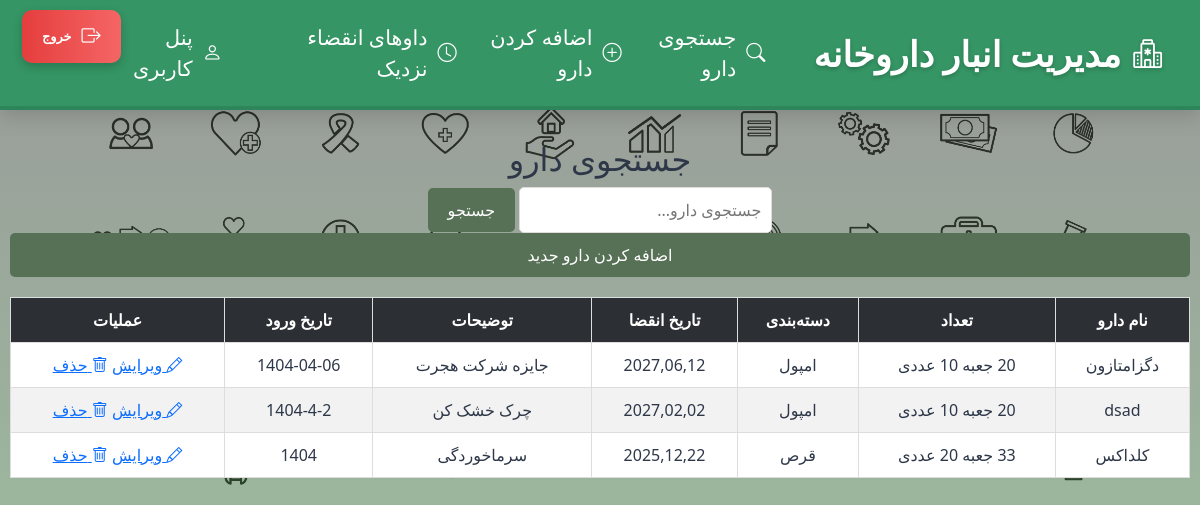
/search-drug (signed in), run on the app's committed database.
### index_module/models.py (models this page shows, shortened)
class Drugs(models.Model):
    name = models.CharField(max_length=200, verbose_name='نام دارو')
    category = models.CharField(max_length=200, verbose_name='دسته بندی دارو', null=True, blank=True)
    expiration_date = models.DateField(verbose_name='تاریخ انقضا دارو', null=True, blank=True)
    number = models.CharField(max_length=200 , verbose_name='تعداد دارو')
    description = models.CharField(max_length=400, verbose_name='توضیحات برای این دارو', null=True, blank=True)
    date_in_warehouse = models.CharField(max_length=200,verbose_name='تاریخ ورود دارو به انبار', null=True, blank=True)
    user = models.ForeignKey(settings.AUTH_USER_MODEL, on_delete=models.CASCADE, related_name='drugs', null=True)
    class Meta:
        verbose_name = 'داروها'
        verbose_name_plural = 'داروهای داروخانه'

### index_module/views.py (the view)
# urls.py: path('search-drug' , views.SearchDrugView.as_view() , name = 'search_drug'),
class SearchDrugView(LoginRequiredMixin, ListView):
    model = Drugs
    template_name = 'index_module/search_medicine.html'
    context_object_name = 'medicines'
    paginate_by = 5
    def get_queryset(self):
        query = self.request.GET.get('medicine_name', '')
        if query:
            objects = Drugs.objects.filter(name__icontains=query, user=self.request.user)
        else:
            objects = Drugs.objects.filter(user=self.request.user)
        return objects
    def get_context_data(self, **kwargs):
        context = super().get_context_data(**kwargs)
        context['search_query'] = self.request.GET.get('medicine_name', '')
        if context['search_query'] and len(self.get_queryset()) == 0:
            context['is_empty'] = True
        return context

### index_module/templates/index_module/search_medicine.html (shortened to what this page needs)
{% extends 'shared/base.html' %}
{% load static %}
{% block content %}
    <div class="table-container">
        <h2>جستجوی دارو</h2>
        <form method="get">
            <div>
                <input type="text" name="medicine_name" placeholder="جستجوی دارو..." value="{{ search_query }}" style="padding: 10px; border: 1px solid #ddd; border-radius: 5px; flex: 1;">
                <button type="submit" style="background: #577157; border: none; padding: 10px 20px; border-radius: 5px; color: #ffffff; transition: all 0.3s ease;">جستجو</button>
            </div>
        </form>
        <a href="{% url 'add_drug' %}" style="background: #577157; border: none; padding: 10px 20px; border-radius: 5px; color: #ffffff; text-decoration: none; transition: all 0.3s ease; display: block; margin-bottom: 20px;">اضافه کردن دارو جدید</a>
        {% if medicines %}
            <table>
                <thead>
                    <tr>
                        <th>نام دارو</th>
                        <th>تعداد</th>
                        <th>دسته‌بندی</th>
                        <th>تاریخ انقضا</th>
                        <th>توضیحات</th>
                        <th>تاریخ ورود</th>
                        <th>عملیات</th>
                    </tr>
                </thead>
                <tbody>
                    {% for medicine in medicines %}
                       <tr>
                            <td title="{{ medicine.name }}">{{ medicine.name|truncatechars:15}}</td>
                            <td title="{{ medicine.number }}">{{ medicine.number|truncatechars:15 }}</td>
                            <td title="{{ medicine.category }}">{{ medicine.category|default:"دسته بندی ندارد"|truncatechars:15 }}</td>
                            <td title="{{ medicine.expiration_date }}">{{ medicine.expiration_date|date:"Y,m,d" |default:"تاریخ انقضا ندارد"|truncatechars:15}}</td>
                            <td title="{{ medicine.description }}">{{ medicine.description|default:"توضیحات ندارد"|truncatechars:15 }}</td>
                            <td title="{{ medicine.date_in_warehouse }}">{{ medicine.date_in_warehouse|default:"تاریخ ورود به انبار وجود ندارد"|truncatechars:15 }}</td>
                            <td class="action-links">
                                <a href="{% url 'edit_drug' medicine.id %}"><i class="bi bi-pencil"></i> ویرایش</a>
                                <a href="{% url 'delete_drug' medicine.id %}"><i class="bi bi-trash"></i> حذف</a>
                            </td>
                        </tr>
                    {% endfor %}
                </tbody>
            </table>
        {% endif %}
    </div>
{% endblock %}

### index_module/templates/index_module/search_medicine.html (style rules this page uses)
.table-container { overflow-x: auto; -webkit-overflow-scrolling: touch; margin: 20px 0; padding: 0 10px; text-align: center; }
table { width: 100%; min-width: 800px; border-collapse: collapse; background-color: #ffffff; border: 1px solid #ddd; }
th, td { padding: 10px; text-align: center; border: 1px solid #ddd; white-space: nowrap; }
th { background-color: #2c2f33; color: #ffffff; }
tr:nth-child(even) { background-color: #f2f2f2; }

### data on the page
Drugs: name "دگزامتازون", number "20 جعبه 10 عددی", category "امپول", expiration_date "2027,06,12", description "جایزه شرکت هجرت", date_in_warehouse "1404-04-06"
Drugs: name "dsad", number "20 جعبه 10 عددی", category "امپول", expiration_date "2027,02,02", description "چرک خشک کن", date_in_warehouse "1404-4-2"
Drugs: name "کلداکس", number "33 جعبه 20 عددی", category "قرص", expiration_date "2025,12,22", description "سرماخوردگی", date_in_warehouse "1404"
